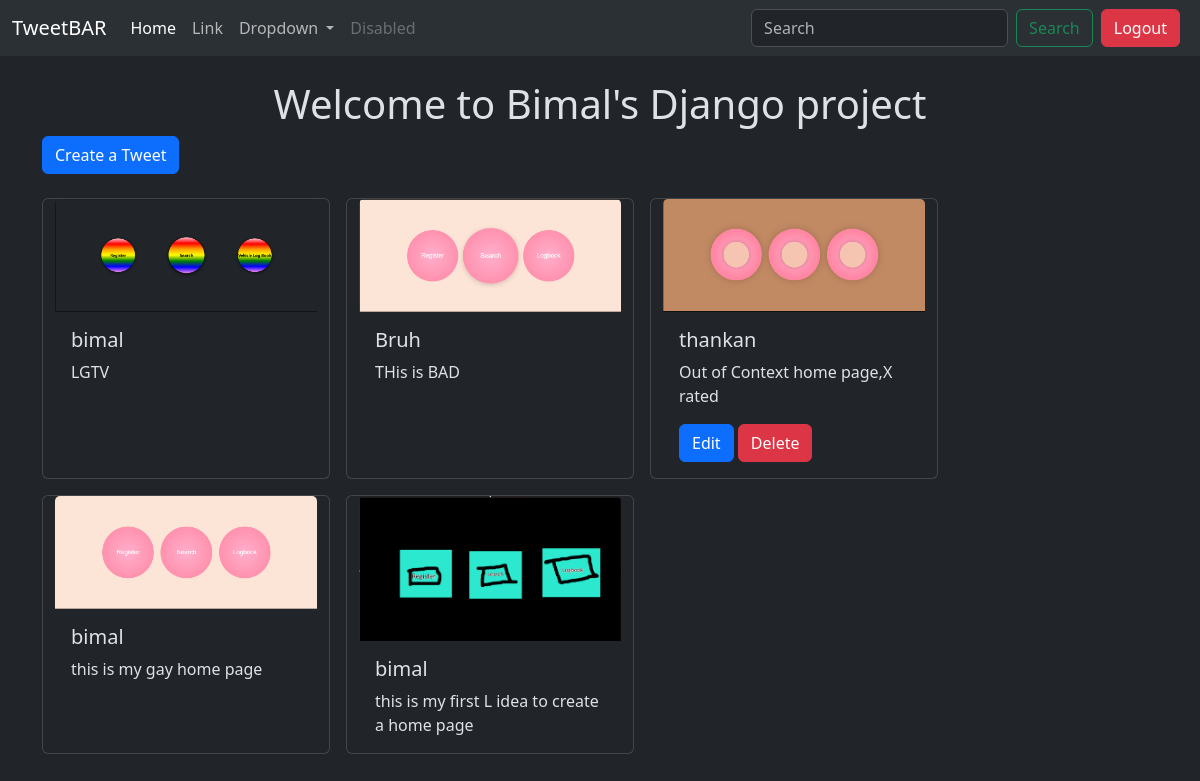
Page /tweet/ (signed in) on the committed database.
### tweet/models.py (models this page shows, shortened)
class Tweet(models.Model):
    user=models.ForeignKey(User,on_delete=models.CASCADE)
    text=models.TextField(max_length=240)
    photo=models.ImageField(upload_to="photos/",blank=True,null=True)
    created_at=models.DateTimeField(auto_now_add=True)
    updated_at=models.DateTimeField(auto_now=True)

### tweet/views.py (the view)
# urls.py: path('',views.tweet_list,name='tweet_list'),
def tweet_list(request):
    tweets=Tweet.objects.all().order_by('-created_at')
    return render(request,'tweet_list.html',{'tweets':tweets})

### tweet/templates/tweet_list.html (shortened to what this page needs)
{% extends "layout.html" %}
{% block content %}
<h1 class="text-center mt-4">Welcome to Bimal's Django project</h1>
<a class="btn btn-primary mb-4" href="{% url 'tweet_create' %}">Create a Tweet</a>
<div class="container row gap-3">
{% for tweet in tweets %}
    <div class="card" style="width: 18rem;">
        <img src="{{tweet.photo.url}}" class="card-img-top" alt="...">
        <div class="card-body">
        <h5 class="card-title">{{tweet.user.username}}</h5>
        <p class="card-text">{{ tweet.text }}</p>
        {% if tweet.user == user %}
        <a href="{% url 'tweet_edit' tweet.id %}" class="btn btn-primary">Edit</a>
        <a href="{% url 'tweet_delete' tweet.id %}" class="btn btn-danger">Delete</a>
        {% endif %}
        </div>
    </div>
    {% endfor %}
</div>
{% endblock %}

### rows in the picture
Tweet: photo (picture), user.username "bimal", text "LGTV"
Tweet: photo (picture), user.username "Bruh", text "THis is BAD"
Tweet: photo (picture), user.username "thankan", text "Out of Context home page,X rated", shows "Edit"
Tweet: photo (picture), user.username "bimal", text "this is my gay home page"
Tweet: photo (picture), user.username "bimal", text "this is my first L idea to create a home page"
